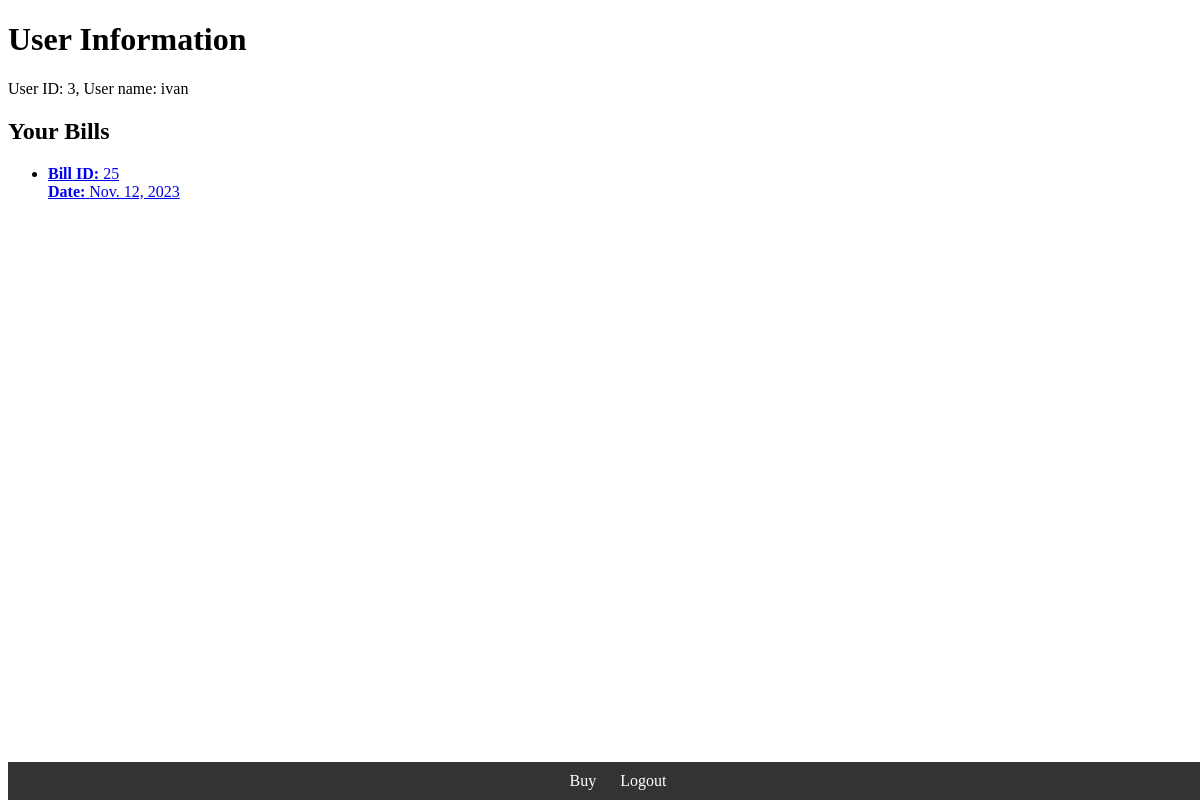
The app's page /juiceapp/bills/ (signed in), older data.
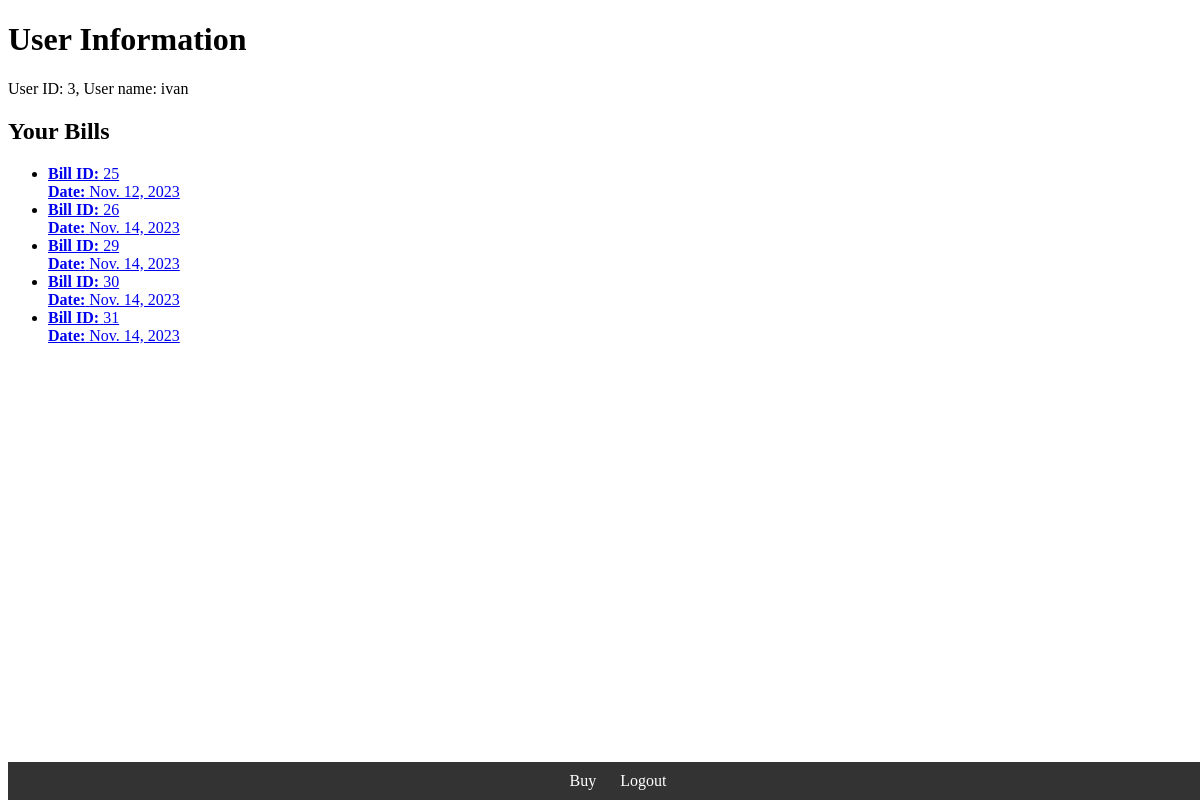
The same page, newer data.
### juiceapp/models.py (models this page shows)
class Sale(models.Model):
    client = models.ForeignKey(User, on_delete=models.CASCADE)
    date = models.DateField(auto_now=True)
    is_completed = models.BooleanField(default=False)

### juiceapp/views.py (the view)
# urls.py: path('juiceapp/bills/', views.BillsListView.as_view(), name='bills'),
class BillsListView(ListView):
    template_name = "bills.html"
    def get_queryset(self):
        return Sale.objects.filter(client=self.request.user).filter(is_completed=True)

### juiceapp/templates/bills.html
{% extends "base.html" %}
{% block content %}
  <h2>Your Bills</h2>
  {% if object_list %}
    <ul>
      {% for bill in object_list %}
        <li>
          <a href="{% url 'juiceapp:bill_detail' bill.id %}">
            <strong>Bill ID:</strong> {{ bill.id }}<br>
            <strong>Date:</strong> {{ bill.date }}<br>
          </a>
        </li>
      {% endfor %}
    </ul>
  {% else %}
    <p>No bills available.</p>
  {% endif %}
{% endblock %}
{% block footer %}
  <a href="/juiceapp/purchase">Buy</a>
  {{ block.super }}
{% endblock %}

Row changes from the older to the newer data that the page shows:
now on this page (row edited): Sale: id "26", date "Nov. 14, 2023"
added Sale: id "29", date "Nov. 14, 2023"
added Sale: id "30", date "Nov. 14, 2023"
added Sale: id "31", date "Nov. 14, 2023"
